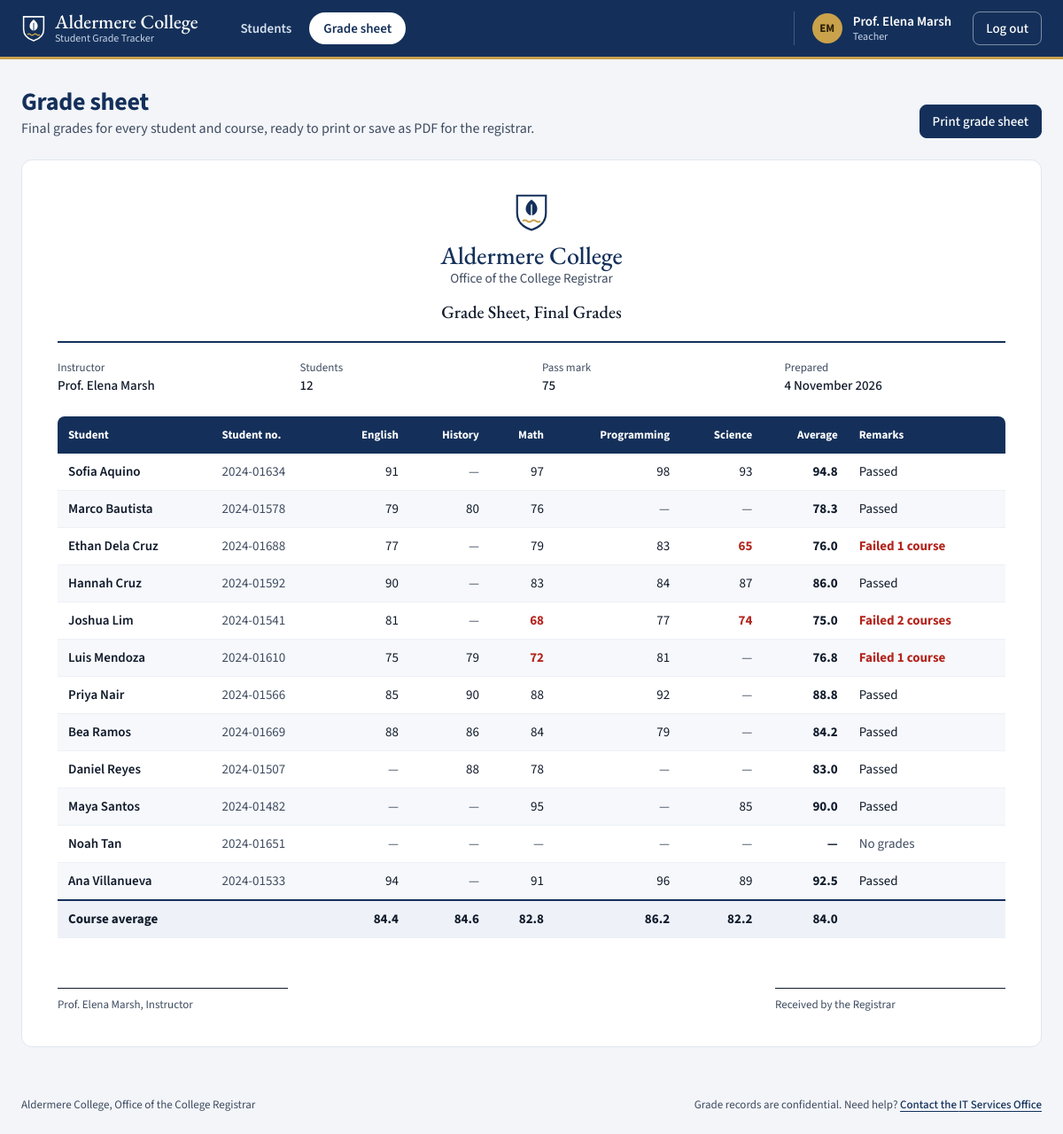
Screenshot of /grade-sheet (signed in) with the database file from the repository.
### tables this page shows
CREATE TABLE users (
    id INTEGER PRIMARY KEY AUTOINCREMENT,
    username TEXT UNIQUE NOT NULL,
    password TEXT NOT NULL,
    role TEXT NOT NULL CHECK(role IN ('student','teacher','academic_admin','registrar','it_admin')),
    is_locked BOOLEAN DEFAULT 0,
    failed_attempts INTEGER DEFAULT 0
, full_name TEXT, student_no TEXT, program TEXT, year_level INTEGER);

CREATE TABLE grades (
    id INTEGER PRIMARY KEY AUTOINCREMENT,
    student_id INTEGER NOT NULL,
    subject TEXT NOT NULL,
    grade INTEGER NOT NULL,
    updated_by TEXT NOT NULL,
    FOREIGN KEY (student_id) REFERENCES users(id)
);

### app.py (the view)
@app.route("/grade-sheet")
@require_role("teacher")
def grade_sheet():
    try:
        db = get_db()
        roster = class_roster(db)
        courses = course_averages(db)
        matrix = {}
        for s in roster:
            row = {}
            for g in sorted(s["grades"], key=lambda g: g["id"]):
                row[g["subject"]] = g["grade"]   # the latest entry for a course wins
            matrix[s["id"]] = row
        all_marks = [g["grade"] for s in roster for g in s["grades"]]
        return render_template(
            "grade_sheet.html",
            roster=roster,
            courses=courses,
            subjects=[c["subject"] for c in courses],
            matrix=matrix,
            class_average=mean(all_marks),
            prepared=datetime.date.today().strftime("%d %B %Y").lstrip("0"),
        )
    except Exception as e:
        logging.error(f"grade sheet failed err={e}")
        return "An error occurred. Please try again.", 500

### app.py (called while the page is built, shortened)
@app.before_request
def check_csrf():
    if request.method != "POST":
        return None

def get_db():
    db = getattr(g, '_database', None)
    if db is None:
        db = g._database = sqlite3.connect(DATABASE)
        db.row_factory = sqlite3.Row
    return db

@app.teardown_appcontext
def close_connection(exception):
    db = getattr(g, '_database', None)
    if db is not None:
        db.close()

@app.context_processor
def shell_context():
    if "user_id" not in session:
        return {"pass_mark": PASS_MARK}
    try:
        db = get_db()
        shell_user = db.execute("SELECT full_name FROM users WHERE id=?", (session["user_id"],)).fetchone()
        period = db.execute("SELECT * FROM grading_periods LIMIT 1").fetchone()
        pending = db.execute("SELECT COUNT(*) FROM grade_change_requests WHERE status='pending'").fetchone()[0]
    except Exception as e:
        logging.error(f"shell context failed err={e}")
        return {"pass_mark": PASS_MARK}
    return {
        "pass_mark": PASS_MARK,
        "shell_period": period,
        "shell_pending": pending,
        "shell_name": (shell_user["full_name"] if shell_user else None) or session.get("username"),
    }

def valid_id(s):
    try:
        return int(s) > 0
    except (TypeError, ValueError):
        return False

def current_user():
    uid = session.get("user_id")
    if not uid:
        return None
    try:
        if not valid_id(uid):
            session.clear()
            return None
        db = get_db()
        user = db.execute("SELECT * FROM users WHERE id=?", (int(uid),)).fetchone()
        if not user:
            session.clear()
            return None
        if user["is_locked"]:
            session.clear()
            return None
        if session.get("username") != user["username"] or session.get("role") != user["role"]:
            session.clear()
            return None
        return user
    except Exception as e:
        logging.error(f"current_user failed uid={uid} err={e}")
        return None

def mean(values):
    return sum(values) / len(values) if values else None

def surname_key(name):
    return (name.split()[-1].lower(), name.lower())

### templates/grade_sheet.html (shortened to what this page needs)
{% extends 'base.html' %}
{% block content %}
{% import '_ui.html' as ui with context %}
<header class="page-head no-print">
    <div>
        <h1>Grade sheet</h1>
        <p class="sub">Final grades for every student and course, ready to print or save as PDF for the registrar.</p>
    </div>
    <button type="button" class="btn btn-primary" data-print>Print grade sheet</button>
</header>
<article class="sheet sheet-wide" aria-labelledby="sheet-title">
    <header class="sheet-head">
        <p class="sheet-college">{{ ui.COLLEGE }}</p>
        <p class="sheet-office">{{ ui.OFFICE }}</p>
        <h2 id="sheet-title">Grade Sheet, Final Grades</h2>
    </header>
    <dl class="sheet-facts">
        <div><dt>Instructor</dt><dd>{{ shell_name }}</dd></div>
        <div><dt>Students</dt><dd>{{ roster|length }}</dd></div>
        <div><dt>Pass mark</dt><dd>{{ pass_mark }}</dd></div>
        <div><dt>Prepared</dt><dd>{{ prepared }}</dd></div>
    </dl>
    {% if roster %}
    <div class="table-wrap">
        <table class="grade-matrix">
            <thead>
                <tr>
                    <th scope="col">Student</th>
                    <th scope="col">Student no.</th>
                    {% for subject in subjects %}<th scope="col" class="num">{{ subject }}</th>{% endfor %}
                    <th scope="col" class="num">Average</th>
                    <th scope="col">Remarks</th>
                </tr>
            </thead>
            <tbody>
                {% for s in roster %}
                <tr>
                    <th scope="row">{{ s['name'] }}</th>
                    <td class="text-muted">{{ s['student_no'] or '—' }}</td>
                    {% for subject in subjects %}
                    {% set g = matrix[s['id']].get(subject) %}
                    <td class="num">{% if g is none %}<span class="text-muted">—</span>{% else %}<span class="{{ 'cell-below' if g < pass_mark }}">{{ g }}</span>{% endif %}</td>
                    {% endfor %}
                    <td class="num"><strong class="{{ 'cell-below' if s['average'] is not none and s['average'] < pass_mark }}">{{ '%.1f'|format(s['average']) if s['average'] is not none else '—' }}</strong></td>
                    <td>
                        {% if s['standing'] == 'below' %}<span class="cell-below">Failed {{ s['below']|length }} course{{ '' if s['below']|length == 1 else 's' }}</span>
                        {% elif s['standing'] == 'passing' %}Passed
                        {% else %}<span class="text-muted">No grades</span>{% endif %}
                    </td>
                </tr>
                {% endfor %}
            </tbody>
            <tfoot>
                <tr>
                    <th scope="row" colspan="2">Course average</th>
                    {% for c in courses %}<td class="num"><strong>{{ '%.1f'|format(c['average']) }}</strong></td>{% endfor %}
                    <td class="num"><strong>{{ '%.1f'|format(class_average) if class_average is not none else '—' }}</strong></td>
                    <td></td>
                </tr>
            </tfoot>
        </table>
    </div>
    {% else %}
    <p class="empty">No students are enrolled yet.</p>
    {% endif %}
    <footer class="sheet-sign">
        <div><span class="sign-line"></span><p>{{ shell_name }}, Instructor</p></div>
        <div><span class="sign-line"></span><p>Received by the Registrar</p></div>
    </footer>
</article>
{% endblock %}

### templates/base.html (shortened to what this page needs)
{% import '_ui.html' as ui %}
{% set role = session.get('role') %}
{% set username = session.get('username') %}
{% set display_name = shell_name or username or '' %}
{% set name_parts = display_name.replace('Prof. ', '').replace('Dr. ', '').split() %}
<!DOCTYPE html>
<html lang="en">
<head>
    <link rel="stylesheet" href="{{ url_for('static', filename='style.css') }}">
</head>
<body>
    <header class="topbar">
        <div class="topbar-in">
            <a class="brand" href="/dashboard">
                <span class="brand-text"><span class="brand-name">{{ ui.COLLEGE }}</span><span class="brand-sub">{{ ui.PORTAL }}</span></span>
            </a>
            <div class="nav-sheet" id="site-nav">
                <nav class="tabs" aria-label="Main">
                    {% macro item(href, label, count=0, also='') %}
                    <a class="tab" href="{{ href }}"{% if request.path == href or (also and request.path.startswith(also)) %} aria-current="page"{% endif %}>
                        <span>{{ label }}</span>
                    </a>
                    {% endmacro %}
                    {% if role == 'teacher' %}
                        {{ item('/dashboard', 'Students', also='/students/') }}
                        {{ item('/grade-sheet', 'Grade sheet') }}
                    {% elif role == 'academic_admin' %}
                        {{ item('/dashboard', 'Grades') }}
                        {{ item('/approvals', 'Approvals', shell_pending or 0) }}
                        {{ item('/transcript', 'Transcripts') }}
                    {% elif role == 'registrar' %}
                        {{ item('/dashboard', 'Grading period') }}
                        {{ item('/transcript', 'Transcripts') }}
                    {% elif role == 'it_admin' %}
                        {{ item('/dashboard', 'Accounts') }}
                    {% else %}
                        {{ item('/dashboard', 'My grades') }}
                        {{ item('/transcript', 'My transcript') }}
                    {% endif %}
                </nav>
            </div>
            <div class="account">
                <span class="avatar" aria-hidden="true">{% if name_parts|length > 1 %}{{ name_parts[0][0]|upper }}{{ name_parts[-1][0]|upper }}{% elif name_parts %}{{ name_parts[0][0]|upper }}{% endif %}</span>
                <span class="account-who"><span class="account-name">{{ display_name }}</span><span class="account-role">{{ ui.ROLE_LABELS.get(role, role) }}</span></span>
                <a class="btn btn-quiet btn-sm" href="/logout">Log out</a>
            </div>
        </div>
    </header>
    <main class="canvas" id="main">
        {% block content %}{% endblock %}
    </main>
    <footer class="site-foot no-print">
        <p>{{ ui.COLLEGE }}, {{ ui.OFFICE }}</p>
        <p>Grade records are confidential. Need help? <a href="/forgot-password">Contact the {{ ui.IT_OFFICE.name }}</a></p>
    </footer>
</body>
</html>

### rows the page displays
users: full_name "Prof. Elena Marsh", ROLE_LABELS.get "Teacher"
grades: subject "English", g "91", g "79", g "77", g "90", g "81", g "75", g "85", g "88", grade "94", average "84.4"
grades: subject "History", g "80", g "79", g "90", g "86", grade "88", average "84.6"
grades: subject "Math", g "97", g "76", g "79", g "83", g "68", g "72", g "88", g "84", g "78", grade "95", g "91", average "82.8"
grades: subject "Programming", g "98", g "83", g "84", g "77", g "81", g "92", g "79", grade "96", average "86.2"
grades: subject "Science", g "93", g "65", g "87", g "74", grade "85", g "89", average "82.2"
users: name "Sofia Aquino", student_no "2024-01634", average "94.8", shows "Passed"
users: name "Marco Bautista", student_no "2024-01578", average "78.3", shows "Passed"
users: name "Ethan Dela Cruz", student_no "2024-01688", average "76.0", below|length "1"
users: name "Hannah Cruz", student_no "2024-01592", average "86.0", shows "Passed"
users: name "Joshua Lim", student_no "2024-01541", average "75.0", below|length "2", below "s"
users: name "Luis Mendoza", student_no "2024-01610", average "76.8", below|length "1"
users: name "Priya Nair", student_no "2024-01566", average "88.8", shows "Passed"
users: name "Bea Ramos", student_no "2024-01669", average "84.2", shows "Passed"
users: name "Daniel Reyes", student_no "2024-01507", average "83.0", shows "Passed"
users: name "Maya Santos", student_no "2024-01482", average "90.0", shows "Passed"
users: name "Noah Tan", student_no "2024-01651", average "—", shows "No grades"
users: name "Ana Villanueva", student_no "2024-01533", average "92.5", shows "Passed"

### other values shown
{{ ui.COLLEGE }} "Aldermere College"
{{ ui.PORTAL }} "Student Grade Tracker"
{{ label }} "Students Grade sheet"
{{ name_parts[0][0]|upper }} "E"
{{ name_parts[-1][0]|upper }} "M"
{{ ui.OFFICE }} "Office of the College Registrar"
{{ roster|length }} "12"
{{ pass_mark }} "75"
{{ prepared }} "4 November 2026"
{{ '%.1f'|format(class_average) if class_average is not none else '—' }} "84.0"
{{ ui.IT_OFFICE.name }} "IT Services Office"
